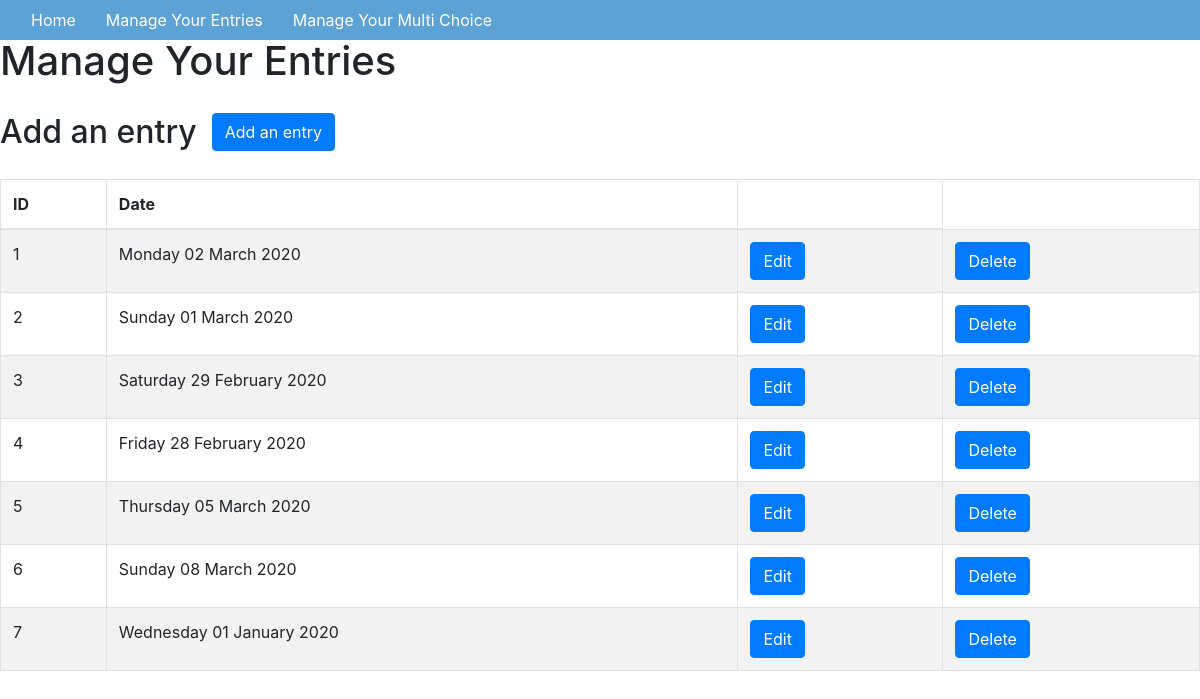
/manage, run on the app's committed database.
### app/models.py (models this page shows, shortened)
class JournalEntry(db.Model):
    id = db.Column(db.Integer, primary_key=True)
    date = db.Column(db.Date, default=datetime.datetime.now(), unique=True, index=True)
    steps = db.Column(db.Integer)
    description = db.Column(db.Text())
    yoga = db.Column(db.Boolean, default=False)
    running = db.Column(db.Boolean, default=False)
    strength_training = db.Column(db.Boolean, default=False)
    tai_chi = db.Column(db.Boolean, default=False)
    user_id = db.Column(db.Integer, db.ForeignKey('user.id'))
    def show_pretty_date(self):
        entry_date = self.date.strftime("%A %d %B %Y")
        return entry_date

### app/routes.py (the view)
@app.route('/manage')
def manage_entries():
    entries = JournalEntry.query.all()
    return render_template('manage.html', title="Manage Your Entries", entries=entries)

### app/templates/manage.html (shortened to what this page needs)
{% extends "base.html" %} {% block content %}
<div class='container-fluid'>
    <div class="row">
        <h1>{{title}}</h1>
    </div>
    <div class="row">
        <h2>Add an entry</h2>
        <div class="col-sm-3 add-form">
            <button type="button" class="btn btn-primary" data-toggle="modal" data-target="#myAddModal">Add an entry
            </button>
        </div>
    </div>
    <div class="row">
        <table class="table table-striped table-bordered">
            <thead>
                <th>ID</th>
                <th>Date</th>
                <th></th>
            </thead>
            <tbody>
                {% for entry in entries%}
                <tr>
                    <td>{{entry.id}}</td>
                    <td>{{entry.show_pretty_date()}}</td>
                    <td>
                        <button type="button" class="btn btn-primary" data-toggle="modal" data-target="#myEditModal{{entry.id}}">Edit
                                </button>
                    </td>
                    <td>
                        <button type="button" class="btn btn-primary" data-toggle="modal" data-target="#myDeleteModal{{entry.id}}">Delete
                                            </button>
                    </td>
                </tr>
                {% endfor %}
            </tbody>
        </table>
    </div>
</div>
{% endblock %}

### app/templates/base.html (shortened to what this page needs)
<!DOCTYPE html>
<html lang="en">
<head>
    <link rel="stylesheet" href="../static/css/styles.css">
    <link rel="stylesheet" href="https://stackpath.bootstrapcdn.com/bootstrap/4.4.1/css/bootstrap.min.css">
    <link href="https://gitcdn.github.io/bootstrap-toggle/2.2.2/css/bootstrap-toggle.min.css" rel="stylesheet">
</head>
<body>
    <div class="header">
        <nav class="navbar fixed-top navbar-expand-sm">
            <div class="collapse navbar-collapse" id="navbarMenu">
                <ul class="navbar-nav">
                    <li><a href="/">Home</a></li>
                    <li><a href="/manage">Manage Your Entries</a></li>
                    <li><a href="/multi">Manage Your Multi Choice</a></li>
                </ul>
            </div>
        </nav>
    </div>
    <hr> {% block content %}{% endblock %}
</body>
</html>

### app/static/css/styles.css (style rules this page uses)
.row { margin: 20px; }
nav { background-color: #5DA2D5; }
nav a { color: white; padding: 15px }
.navbar-nav { list-style-type: none; }

### data on the page
JournalEntry: id "1", show_pretty_date "Monday 02 March 2020"
JournalEntry: id "2", show_pretty_date "Sunday 01 March 2020"
JournalEntry: id "3", show_pretty_date "Saturday 29 February 2020"
JournalEntry: id "4", show_pretty_date "Friday 28 February 2020"
JournalEntry: id "5", show_pretty_date "Thursday 05 March 2020"
JournalEntry: id "6", show_pretty_date "Sunday 08 March 2020"
JournalEntry: id "7", show_pretty_date "Wednesday 01 January 2020"

### other printed values
{{ title }} "Manage Your Entries"
